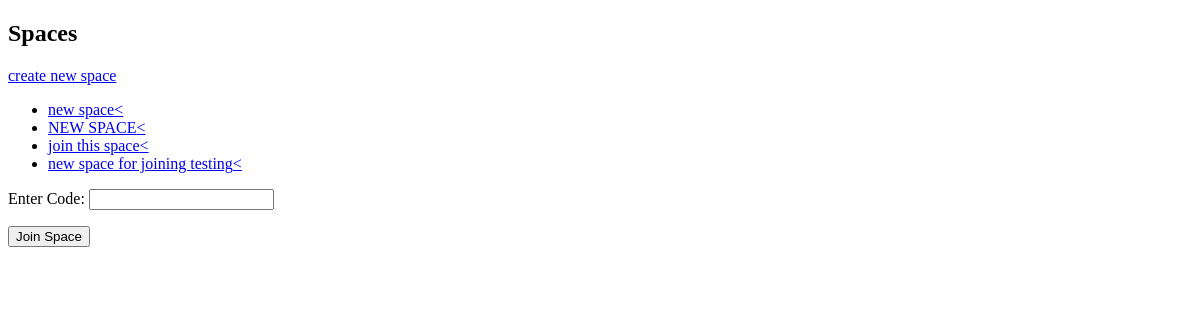
/homepage (signed in), run on an earlier commit of the app's database.
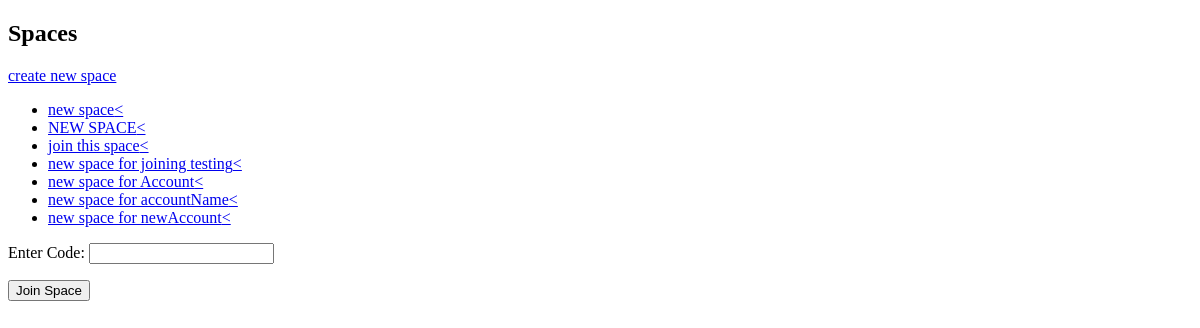
And on a later commit of the database.
### AssetManagerApp/models.py (models this page shows, shortened)
class Space(models.Model):
    owner = models.ForeignKey(User, on_delete=models.CASCADE, related_name='owned_spaces')
    members = models.ManyToManyField(User, related_name='spaces')
    name = models.CharField(max_length=100)
    descriptions = models.TextField()
    code = models.CharField(max_length=8, unique=True, null=True)

### AssetManagerApp/views.py (the view, shortened to what this page needs)
# urls.py: path('homepage', views.homepage, name='homepage'),
@login_required(login_url="login")
def homepage(request):
    spaces = Space.objects.all()
    if request.user.is_authenticated:
        user_spaces = Space.objects.filter(models.Q(owner=request.user) | models.Q(members=request.user)).distinct()
        form = SpaceCodeForm()
        return render(request, "AssetManagerApp/homepage.html", {'user_spaces': user_spaces, 'form': form})
    else:
        return render(request, "AssetManagerApp/homepage.html")

### AssetManagerApp/forms.py
class SpaceCodeForm(forms.Form):
    code = forms.CharField(label="Enter Code", max_length=8)

### AssetManagerApp/templates/AssetManagerApp/homepage.html (shortened to what this page needs)
<!DOCTYPE html>
<html lang="en" xmlns="http://www.w3.org/1999/xhtml">
<head>
</head>
<body>
    <h2>Spaces</h2>
    <a href="{% url 'spaceCreate' %}">create new space</a>
    <ul>
        {% for newSpace in user_spaces %}
        <li>
            <a href="{% url 'dashboard' space_id=newSpace.id %}">{{newSpace.name}}<</a>
            {% empty %}
        <li>No Spaces found.</li>
        {% endfor %}
    </ul>
    <form method="post">
        {{ form.as_p }}
        <button type="submit">Join Space</button>
    </form>
</body>
</html>

What changed in the data, as far as the page shows it:
added Space: name "new space for Account"
added Space: name "new space for accountName"
added Space: name "new space for newAccount"
